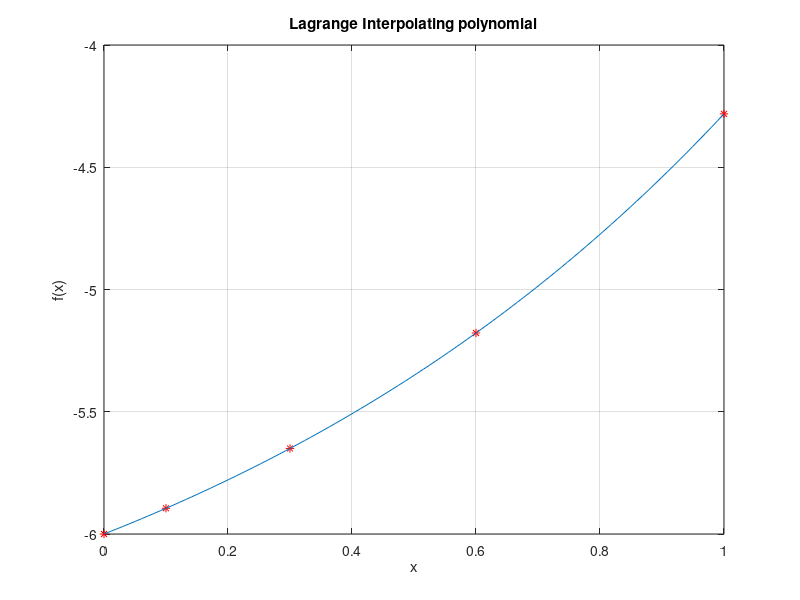

The MATLAB script that drew this image: (Note: this script raises an error after producing the figure.)

%f= @(a) exp(-a);
clc;
clear all
x=[0 0.1 0.3 0.6 1];                %x values
y=[-6 -5.89483 -5.65014 -5.17788 -4.28172]  ;        %y values

 
                %Interpolation polynomial
%y_fit=polyval(p2,0.5); %y value at x = 0 .5

%Lagrange interpolating polynomial
Lpoly=0;
for i=1:length(x)
    k=1;
    for j=1:length(x)
        if j~=i
            c = poly(x(j))/(x(i)-x(j));
            k = conv(k,c);
        end
    end
    term = k*y(i);
    Lpoly= Lpoly + term;
end
fprintf('Interpolating polynomial coefficients: \n')
Lpoly  
% y_fit=polyval(Lpoly,-1) %y value at x = 0 .5
%f(-0.4);

% for output coefficients
% Quadratic line fitting (order 2)
%p2=polyfit(x,y,3) 
x_fit =linspace(0,1.0,100);                 % x values for smooth curve
y_fit2=polyval(Lpoly,x_fit);               % y values to fit the curve
plot(x,y,'r*',x_fit,y_fit2);               % Plotting the curve
grid on
xlabel('x')
 ylabel('f(x)')
 title('Lagrange Interpolating polynomial')
% hold on


Cubic spline
 cs=spline(x,y,x_fit);
 plot(x_fit,cs,'b'); 
 xlabel('x')
 ylabel('y')
title('Interpolating polynomial and Cubic Spline')
 legend('points','Interpolating polynomial')



